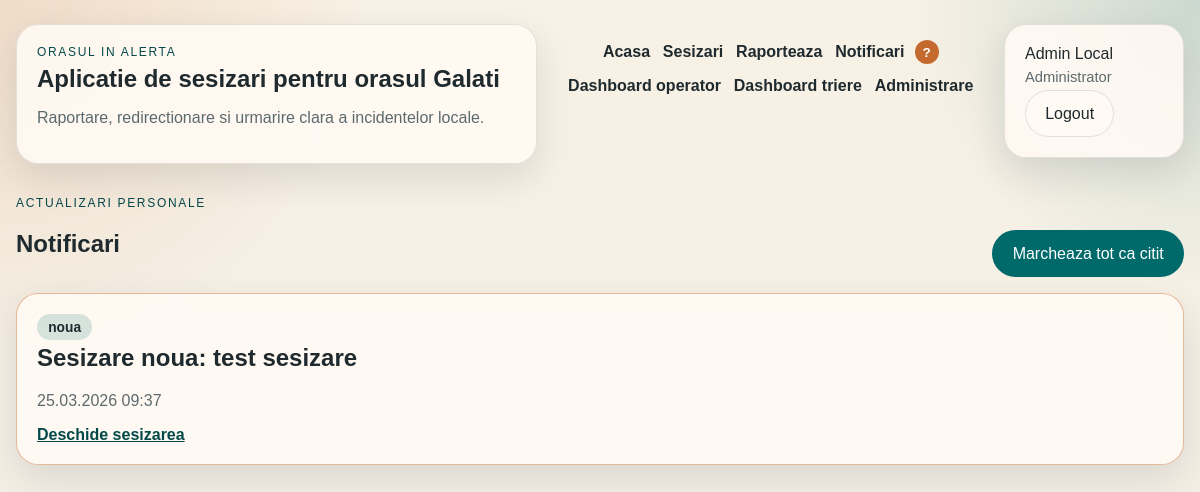
The page /notifications (signed in) on the database as committed earlier.
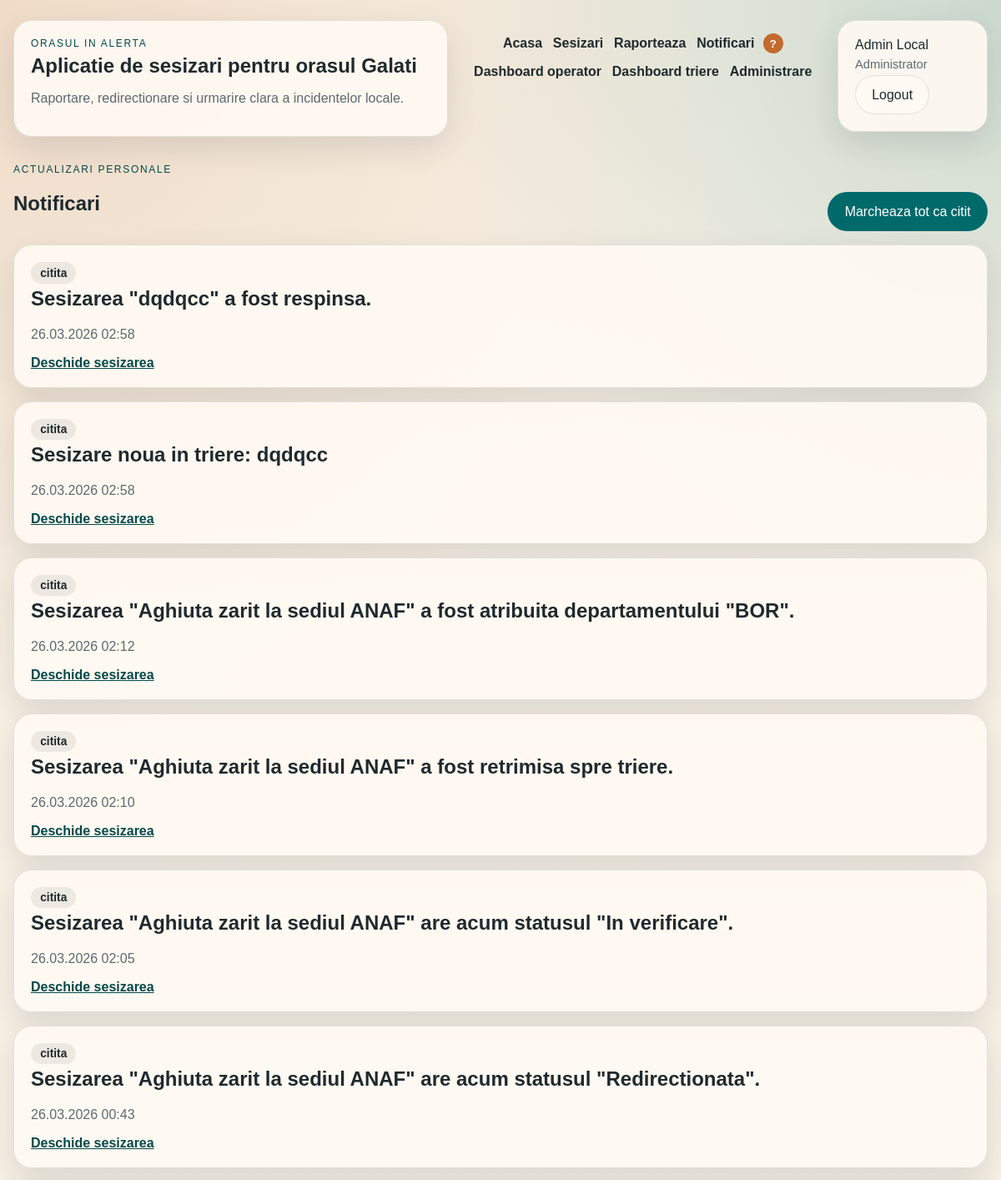
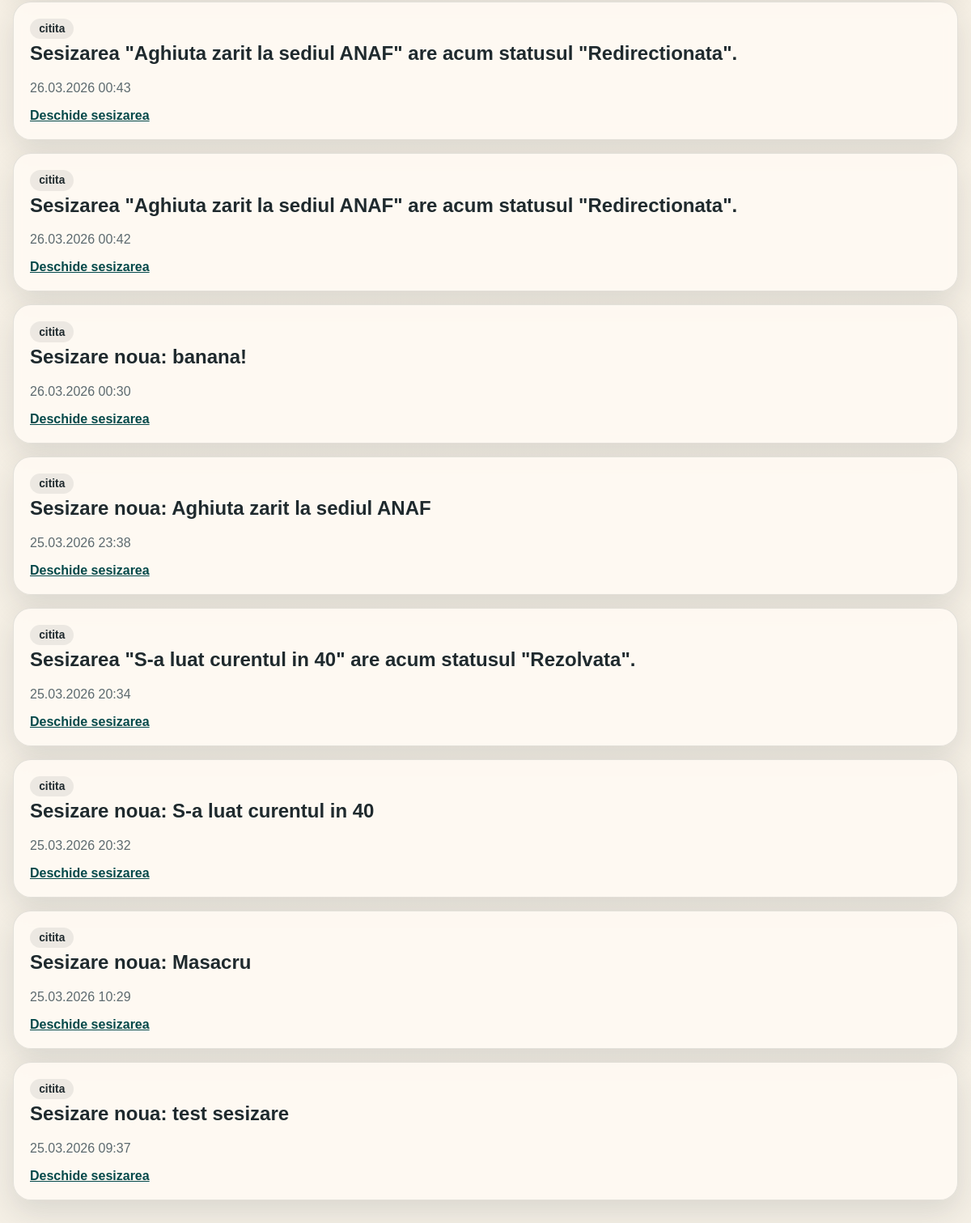
The same page on the database as committed later (2 pictures, top to bottom).
### app/models/entities.py (models this page shows)
class Notification(db.Model):
    __tablename__ = "notifications"
    id = db.Column(db.Integer, primary_key=True)
    user_id = db.Column(db.Integer, db.ForeignKey("users.id"), nullable=False)
    incident_id = db.Column(db.Integer, db.ForeignKey("incidents.id"), nullable=False)
    message = db.Column(db.String(255), nullable=False)
    is_read = db.Column(db.Boolean, default=False, nullable=False)
    created_at = db.Column(db.DateTime, default=utc_now, nullable=False)
    user = db.relationship("User", back_populates="notifications")
    incident = db.relationship("Incident", back_populates="notifications")

### app/routes/web.py (the view)
@web_bp.get("/notifications")
@login_required
def notifications():
    service = build_incident_service()
    return render_template(
        "notifications.html",
        page_title="Notificari",
        notifications=service.notifications_for(current_user.id),
    )

### app/models/entities.py (called while the page is built)
    @property
    def role_label(self) -> str:
        return ROLE_LABELS.get(self.role, self.role)

### app/repositories/notification_repository.py (called while the page is built)
    def list_for_user(self, user_id: int) -> list[Notification]:
        return Notification.query.filter_by(user_id=user_id).order_by(Notification.created_at.desc()).all()

### app/routes/web.py (called while the page is built)
def build_incident_service() -> IncidentService:
    return IncidentService(
        IncidentRepository(),
        CategoryRepository(),
        DepartmentRepository(),
        UserRepository(),
        NotificationRepository(),
        IncidentPhotoRepository(),
    )

### app/services/incident_service.py (called while the page is built)
    def notifications_for(self, user_id: int):
        return self.notification_repository.list_for_user(user_id)

### app/templates/notifications.html
{% extends "base.html" %}
{% block content %}
<section class="section-header">
    <div>
        <p class="eyebrow">Actualizari personale</p>
        <h1>Notificari</h1>
    </div>
    <form method="post" action="{{ url_for('web.mark_notifications_read') }}">
        <button type="submit">Marcheaza tot ca citit</button>
    </form>
</section>
<section class="single-column">
    {% for notification in notifications %}
        <article class="card {% if not notification.is_read %}card-highlight{% endif %}">
            <div class="card-tags">
                <span class="pill {% if notification.is_read %}pill-neutral{% else %}pill-in_verificare{% endif %}">
                    {% if notification.is_read %}citita{% else %}noua{% endif %}
                </span>
            </div>
            <h2>{{ notification.message }}</h2>
            <p class="muted-text">{{ notification.created_at.strftime("%d.%m.%Y %H:%M") }}</p>
            <a class="text-link" href="{{ url_for('web.incident_detail', incident_id=notification.incident_id) }}">Deschide sesizarea</a>
        </article>
    {% else %}
        <article class="card">
            <h2>Nu exista notificari</h2>
            <p>Counterul din meniu se va actualiza automat cand apar notificari noi.</p>
        </article>
    {% endfor %}
</section>
{% endblock %}

Rows that differ between the two databases and show on the page:
added Notification: is_read "citita", message "Sesizarea \"dqdqcc\" a fost respinsa.", created_at "26.03.2026 02:58"
added Notification: is_read "citita", message "Sesizare noua in triere: dqdqcc", created_at "26.03.2026 02:58"
added Notification: is_read "citita", message "Sesizarea \"Aghiuta zarit la sediul ANAF\" a fost atribuita departamentului \"BOR\".", created_at "26.03.2026 02:12"
added Notification: is_read "citita", message "Sesizarea \"Aghiuta zarit la sediul ANAF\" a fost retrimisa spre triere.", created_at "26.03.2026 02:10"
added Notification: is_read "citita", message "Sesizarea \"Aghiuta zarit la sediul ANAF\" are acum statusul \"In verificare\".", created_at "26.03.2026 02:05"
added Notification: is_read "citita", message "Sesizarea \"Aghiuta zarit la sediul ANAF\" are acum statusul \"Redirectionata\".", created_at "26.03.2026 00:43"
added Notification: is_read "citita", message "Sesizarea \"Aghiuta zarit la sediul ANAF\" are acum statusul \"Redirectionata\".", created_at "26.03.2026 00:43"
added Notification: is_read "citita", message "Sesizarea \"Aghiuta zarit la sediul ANAF\" are acum statusul \"Redirectionata\".", created_at "26.03.2026 00:42"
added Notification: is_read "citita", message "Sesizare noua: banana!", created_at "26.03.2026 00:30"
added Notification: is_read "citita", message "Sesizare noua: Aghiuta zarit la sediul ANAF", created_at "25.03.2026 23:38"
added Notification: is_read "citita", message "Sesizarea \"S-a luat curentul in 40\" are acum statusul \"Rezolvata\".", created_at "25.03.2026 20:34"
added Notification: is_read "citita", message "Sesizare noua: S-a luat curentul in 40", created_at "25.03.2026 20:32"
added Notification: is_read "citita", message "Sesizare noua: Masacru", created_at "25.03.2026 10:29"
changed Notification "Sesizare noua: test sesizare": is_read "noua" → "citita"
